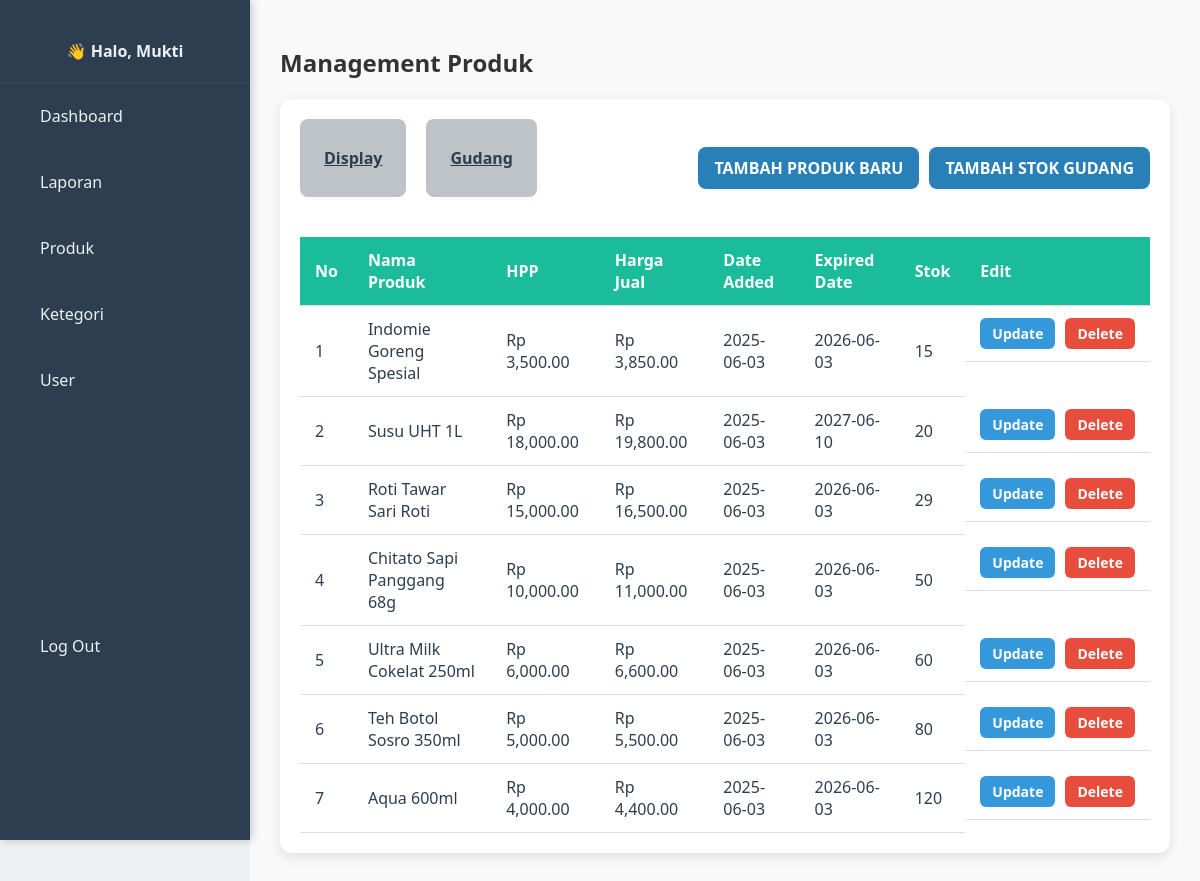
The page /admin/products.php (signed in) on the database its author committed.
### tables this page shows
CREATE TABLE `products` (
  `Id` int(11) NOT NULL,
  `Name` varchar(225) NOT NULL,
  `Price` double(10,2) NOT NULL,
  `Stock` int(225) NOT NULL,
  `Harga_Jual` double(10,2) NOT NULL,
  `Date_Added` date NOT NULL,
  `Expired_Date` date NOT NULL,
  `Category_Id` int(11) NOT NULL
);

### admin/products.php (the view, shortened to what this page needs)
<?php
include '../aksi/koneksi.php';
$adminName = $_SESSION['Name'];
$query = "SELECT * FROM products ORDER BY Stock ASC";
$active_filter = 'all';
?>
<!DOCTYPE html>
<html lang="en">
<head>
    <link rel="stylesheet" href="style/products.css">
</head>
<body>
    <div class="container">
        <?php include 'sidebar.php' ?>
        <div class="content">
            <div class="title">
                <h1>Management Produk</h1>
            </div>
            <div class="selection-table">
                <div class="selection-header">
                    <div class="filter-buttons">
                        <a href="?filter=display"
                            class="selection-card <?= $active_filter === 'display' ? 'active' : '' ?>">
                            <p>Display</p>
                        </a>
                        <a href="?filter=warehouse"
                            class="selection-card <?= $active_filter === 'warehouse' ? 'active' : '' ?>">
                            <p>Gudang</p>
                        </a>
                    </div>
                    <div class="add-product">
                        <a href="add_new_product.php">TAMBAH PRODUK BARU</a>
                        <a href="add_stock_product.php">TAMBAH STOK GUDANG</a>
                    </div>
                </div>
                <table>
                    <thead>
                        <tr>
                            <th>No</th>
                            <th>Nama Produk</th>
                            <th>HPP</th>
                            <th>Harga Jual</th>
                            <th>Date Added</th>
                            <th>Expired Date</th>
                            <th>Stok</th>
                            <th>Edit</th>
                        </tr>
                    </thead>
                    <tbody>
                        <?php
                        $no = 1;
                        $result = $conn->query($query);
                        if ($result && $result->num_rows > 0) {
                            while ($d = $result->fetch_assoc()) {
                                ?>
                                <tr>
                                    <td><?= $no++ ?></td>
                                    <td><?= htmlspecialchars($d['Name']) ?></td>
                                    <td>Rp <?= number_format($d['Price'], 2) ?></td>
                                    <td>Rp <?= number_format($d['Harga_Jual'], 2) ?></td>
                                    <td><?= htmlspecialchars($d['Date_Added']) ?></td>
                                    <td><?= htmlspecialchars($d['Expired_Date']) ?></td>
                                    <td><?= $d['Stock'] ?></td>
                                    <td class="action-buttons">
                                        <?php if ($active_filter == 'display'): ?>
                                            <a href="update_product.php?Id=<?= $d['Id']; ?>" class="btn edit">Update</a>
                                            <a href="delete_product.php?Id=<?= $d['Id']; ?>" class="btn delete"
                                                onclick="return confirm('Apakah anda yakin ingin menghapus product ini?')">Delete</a>
                                        <?php elseif ($active_filter == 'warehouse'): ?>
                                            <a href="delete_warehouse_stock.php?Id=<?= $d['Id']; ?>" class="btn delete"
                                                onclick="return confirm('Apakah anda yakin ingin menghapus product ini?')">Delete</a>
                                        <?php else: ?>
                                            <a href="update_product.php?Id=<?= $d['Id']; ?>" class="btn edit">Update</a>
                                            <a href="delete_product.php?Id=<?= $d['Id']; ?>" class="btn delete"
                                                onclick="return confirm('Apakah anda yakin ingin menghapus product ini?')">Delete</a>
                                        <?php endif; ?>
                                    </td>
                                </tr>
                                <?php
                            }
                        } else {
                            echo "<tr><td colspan='6'>No products found</td></tr>";
                        }
                        ?>
                    </tbody>
                </table>
            </div>
        </div>
    </div>
</body>
</html>

### admin/sidebar.php
<div class="side-bar">
    <div class="user-info">
        👋 Halo, <strong><?php echo htmlspecialchars($adminName); ?></strong>
    </div>
    <div class="side-bar-item">
        <a href="index.php">Dashboard</a>
    </div>
    <div class="side-bar-item">
        <a href="transaction.php">Laporan</a>
    </div>
    <div class="side-bar-item">
        <a href="products.php">Produk</a>
    </div>
    <div class="side-bar-item">
        <a href="categories.php">Ketegori</a>
    </div>
    <div class="side-bar-item">
        <a href="users.php">User</a>
    </div>
    <div class="log-out">
        <a href="../aksi/logout.php">Log Out</a>
    </div>
</div>

### admin/style/products.css (style rules this page uses)
body { margin: 0; font-family: 'Segoe UI', Tahoma, Geneva, Verdana, sans-serif; background-color: #ecf0f1; color: #2c3e50; }
.container { display: flex; min-height: 100vh; }
.side-bar { position: fixed; top: 0; left: 0; width: 250px; height: 100vh; background-color: #2c3e50; display: flex; flex-direction: column; padding: 20px 0; box-shadow: 2px 0 8px rgba(0, 0, 0, 0.2); z-index: 100; }
.user-info { color: #ecf0f1; padding: 20px; font-size: 16px; font-weight: bold; border-bottom: 1px solid #34495e; text-align: center; }
.side-bar-item, .log-out { padding: 10px 20px; }
.side-bar-item a, .log-out a { color: #ecf0f1; text-decoration: none; font-size: 16px; display: block; padding: 12px 20px; transition: background-color 0.3s, color 0.3s; border-radius: 6px; }
.log-out { margin-top: 200px; }
.content { margin-left: 250px; padding: 30px; flex: 1; background-color: #f9f9f9; overflow-y: auto; }
.title { margin-bottom: 20px; }
.title h1 { font-size: 24px; color: #333; margin-bottom: 5px; }
.selection-table { background-color: #ffffff; border-radius: 12px; padding: 20px; box-shadow: 0 4px 12px rgba(0, 0, 0, 0.1); }
.selection-header { display: flex; justify-content: space-between; align-items: center; margin-bottom: 20px; flex-wrap: wrap; }
.filter-buttons { display: flex; gap: 10px; }
.selection-card { display: inline-block; padding: 12px 24px; margin: 0 10px 20px 0; background-color: #bdc3c7; color: #2c3e50; border-radius: 8px; font-weight: bold; cursor: pointer; transition: all 0.3s ease; user-select: none; }
.add-product { display: flex; gap: 10px; }
.add-product a { padding: 10px 16px; background-color: #2980b9; color: white; text-decoration: none; border-radius: 8px; font-weight: bold; transition: background-color 0.3s, transform 0.2s; }
table { width: 100%; border-collapse: collapse; }
th, td { text-align: left; padding: 12px 15px; border-bottom: 1px solid #ddd; }
th { background-color: #1abc9c; color: white; }
.action-buttons { display: flex; gap: 10px; }
.btn { padding: 6px 12px; font-size: 14px; text-decoration: none; color: white; border-radius: 6px; transition: background-color 0.3s, transform 0.2s; font-weight: 600; text-align: center; white-space: nowrap; }
.btn.edit { background-color: #3498db; }
.btn.delete { background-color: #e74c3c; }

### rows shown on the page
products: Name "Indomie Goreng Spesial", Price "3,500.00", Harga_Jual "3,850.00", Date_Added "2025-06-03", Expired_Date "2026-06-03", Stock "15"
products: Name "Susu UHT 1L", Price "18,000.00", Harga_Jual "19,800.00", Date_Added "2025-06-03", Expired_Date "2027-06-10", Stock "20"
products: Name "Roti Tawar Sari Roti", Price "15,000.00", Harga_Jual "16,500.00", Date_Added "2025-06-03", Expired_Date "2026-06-03", Stock "29"
products: Name "Chitato Sapi Panggang 68g", Price "10,000.00", Harga_Jual "11,000.00", Date_Added "2025-06-03", Expired_Date "2026-06-03", Stock "50"
products: Name "Ultra Milk Cokelat 250ml", Price "6,000.00", Harga_Jual "6,600.00", Date_Added "2025-06-03", Expired_Date "2026-06-03", Stock "60"
products: Name "Teh Botol Sosro 350ml", Price "5,000.00", Harga_Jual "5,500.00", Date_Added "2025-06-03", Expired_Date "2026-06-03", Stock "80"
products: Name "Aqua 600ml", Price "4,000.00", Harga_Jual "4,400.00", Date_Added "2025-06-03", Expired_Date "2026-06-03", Stock "120"

### other values the page prints
$adminName "Mukti"
